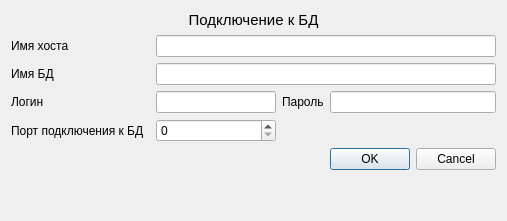
<?xml version="1.0" encoding="UTF-8"?>
<ui version="4.0">
 <class>Dialog</class>
 <widget class="QDialog" name="Dialog">
  <property name="geometry">
   <rect>
    <x>0</x>
    <y>0</y>
    <width>507</width>
    <height>221</height>
   </rect>
  </property>
  <property name="windowTitle">
   <string>Подключение к базе данных</string>
  </property>
  <layout class="QGridLayout" name="gridLayout">
   <item row="4" column="0">
    <widget class="QLabel" name="l_login">
     <property name="text">
      <string>Логин</string>
     </property>
     <property name="buddy">
      <cstring>le_login</cstring>
     </property>
    </widget>
   </item>
   <item row="2" column="2" colspan="3">
    <widget class="QLineEdit" name="le_hostName"/>
   </item>
   <item row="3" column="0">
    <widget class="QLabel" name="l_dbName">
     <property name="text">
      <string>Имя БД</string>
     </property>
     <property name="buddy">
      <cstring>le_dbName</cstring>
     </property>
    </widget>
   </item>
   <item row="2" column="0">
    <widget class="QLabel" name="l_hostName">
     <property name="text">
      <string>Имя хоста</string>
     </property>
     <property name="buddy">
      <cstring>le_hostName</cstring>
     </property>
    </widget>
   </item>
   <item row="4" column="3">
    <widget class="QLabel" name="l_password">
     <property name="text">
      <string>Пароль</string>
     </property>
     <property name="buddy">
      <cstring>le_password</cstring>
     </property>
    </widget>
   </item>
   <item row="3" column="2" colspan="3">
    <widget class="QLineEdit" name="le_dbName"/>
   </item>
   <item row="6" column="0">
    <widget class="QLabel" name="l_port">
     <property name="text">
      <string>Порт подключения к БД</string>
     </property>
     <property name="buddy">
      <cstring>sb_port</cstring>
     </property>
    </widget>
   </item>
   <item row="4" column="4">
    <widget class="QLineEdit" name="le_password"/>
   </item>
   <item row="8" column="4">
    <spacer name="verticalSpacer">
     <property name="orientation">
      <enum>Qt::Orientation::Vertical</enum>
     </property>
     <property name="sizeHint" stdset="0">
      <size>
       <width>20</width>
       <height>40</height>
      </size>
     </property>
    </spacer>
   </item>
   <item row="0" column="0" colspan="5">
    <widget class="QLabel" name="l_title">
     <property name="font">
      <font>
       <pointsize>11</pointsize>
      </font>
     </property>
     <property name="text">
      <string>Подключение к БД</string>
     </property>
     <property name="alignment">
      <set>Qt::AlignmentFlag::AlignCenter</set>
     </property>
    </widget>
   </item>
   <item row="7" column="4">
    <widget class="QDialogButtonBox" name="buttonBox">
     <property name="orientation">
      <enum>Qt::Orientation::Horizontal</enum>
     </property>
     <property name="standardButtons">
      <set>QDialogButtonBox::StandardButton::Cancel|QDialogButtonBox::StandardButton::Ok</set>
     </property>
    </widget>
   </item>
   <item row="6" column="2">
    <widget class="QSpinBox" name="sb_port"/>
   </item>
   <item row="4" column="2">
    <widget class="QLineEdit" name="le_login"/>
   </item>
  </layout>
 </widget>
 <tabstops>
  <tabstop>le_hostName</tabstop>
  <tabstop>le_dbName</tabstop>
  <tabstop>le_login</tabstop>
  <tabstop>le_password</tabstop>
  <tabstop>sb_port</tabstop>
 </tabstops>
 <resources/>
 <connections>
  <connection>
   <sender>buttonBox</sender>
   <signal>accepted()</signal>
   <receiver>Dialog</receiver>
   <slot>accept()</slot>
   <hints>
    <hint type="sourcelabel">
     <x>248</x>
     <y>254</y>
    </hint>
    <hint type="destinationlabel">
     <x>157</x>
     <y>274</y>
    </hint>
   </hints>
  </connection>
  <connection>
   <sender>buttonBox</sender>
   <signal>rejected()</signal>
   <receiver>Dialog</receiver>
   <slot>reject()</slot>
   <hints>
    <hint type="sourcelabel">
     <x>316</x>
     <y>260</y>
    </hint>
    <hint type="destinationlabel">
     <x>286</x>
     <y>274</y>
    </hint>
   </hints>
  </connection>
 </connections>
</ui>
